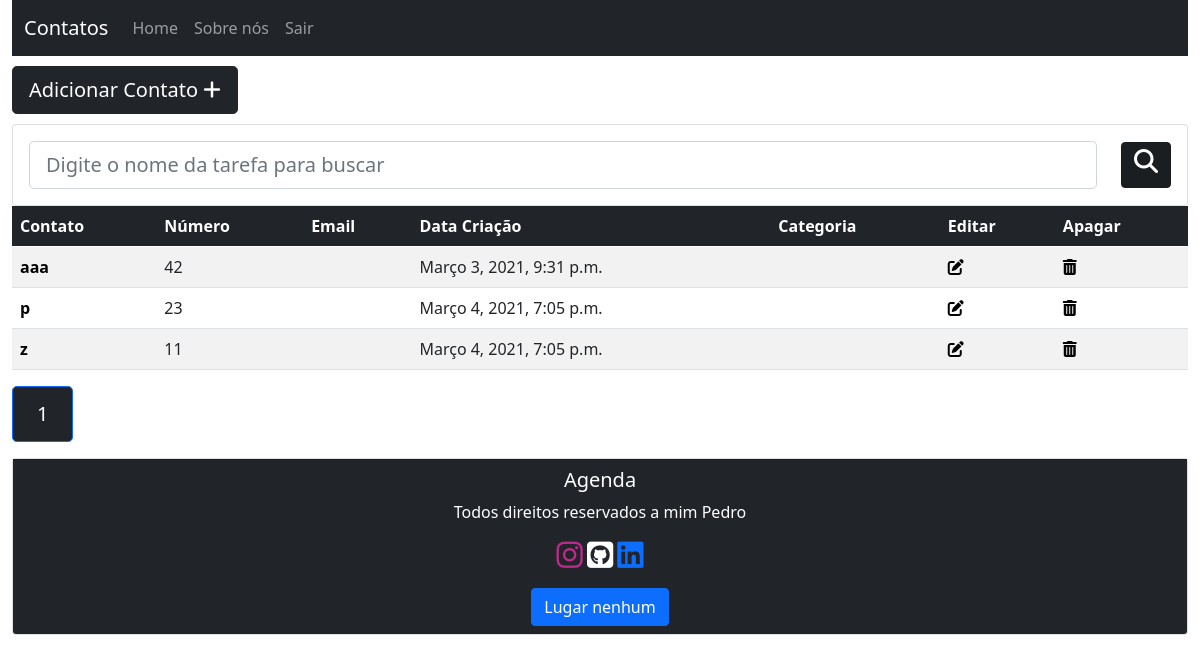
Page / (signed in) on the earlier database version.
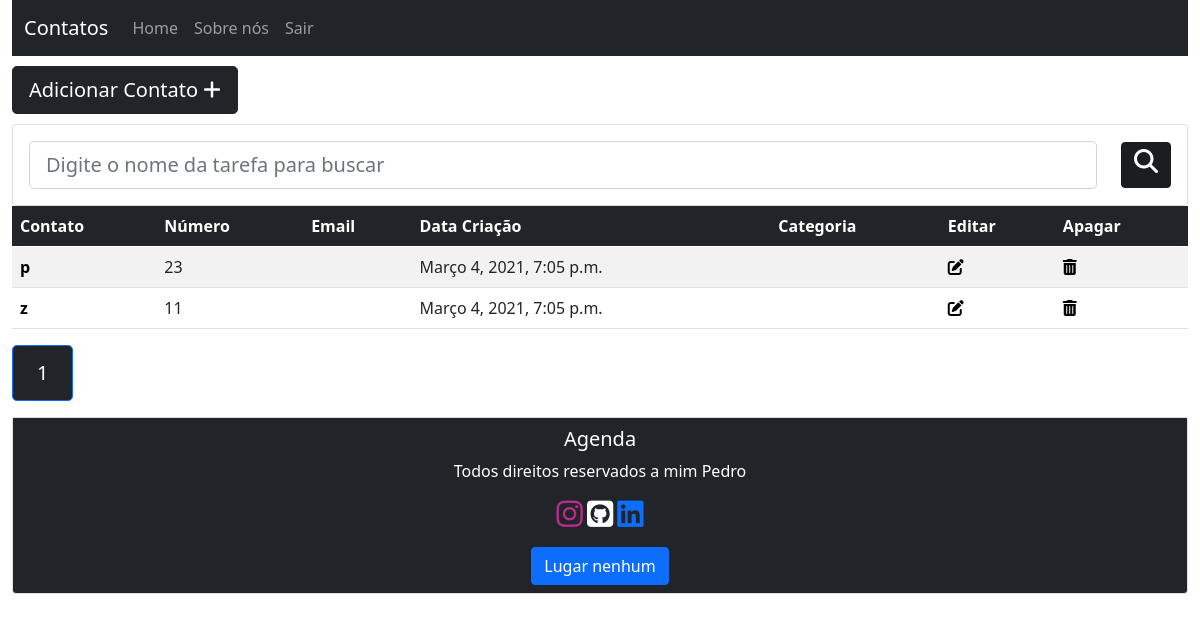
Same page on the later database version.
### contacts/models.py (models this page shows, shortened)
class Contact(models.Model):
    name = models.CharField(max_length=100)
    number = models.IntegerField()
    email = models.CharField(max_length=70, blank=True)
    creation_data = models.DateTimeField(default=timezone.now)
    description = models.TextField(blank=True)
    category = models.CharField(max_length=100, blank=True)
    user = models.ForeignKey(get_user_model(), on_delete=models.CASCADE)

### contacts/views.py (the view)
# urls.py: path('', views.contactsList, name='contacts-list'),
@login_required
def contactsList(request):
    search = request.GET.get('search')
    if search:
        contacts = Contact.objects.filter(name__icontains=search, user=request.user)
    else:
        contacts_list = Contact.objects.all().order_by('name').filter(user=request.user)
        paginator = Paginator(contacts_list, 10)
        page = request.GET.get('page')
        contacts = paginator.get_page(page)
    return render(request, 'contacts/list.html', {'contacts': contacts})

### contacts/templates/contacts/list.html (shortened to what this page needs)
{% extends 'base.html' %}
{% block content %}
<div>
<button type="button" class="btn btn-dark espaco btn-lg"><a href="newcontact/" class="link" style="color: white;">Adicionar Contato    <i class="fas fa-plus"></i></a></i></button>
<form method="GET" id="search-form" class="card card-sm">
  <div class="card-body row no-gutters align-items-center">
      <div class="col">
          <input class="form-control form-control-lg form-control-borderless" type="text" id="search" name="search"
          placeholder="Digite o nome da tarefa para buscar" value="{{ request.GET.search}}">
      </div>
      <div class="col-auto">
          <button  class="btn btn-dark active" type="submit"><i class="fas fa-search h4" id="search-btn" value="{{ request.GET.search}}"></i></button>
      </div>
  </div>
</form>
<table class="table table-hover table-striped table-responsive">
    <thead>
      <tr class="table-dark">
        <th scope="col">Contato</th>
        <th scope="col">Número</th>
        <th scope="col">Email</th>
        <th scope="col">Data Criação</th>
        <th scope="col">Categoria</th>
        <th scope="col">Editar</th>
        <th scope="col">Apagar</th>
      </tr>
    </thead>
    <tbody>
    {% for contact in contacts %}
        <tr>
          <th scope="row"><a href="/contact/{{ contact.id }}" class="link" style="color: black;">{{ contact.name }}</a></th>
            <td>{{ contact.number }}</td>
            <td>{{ contact.email }}</td>
            <td>{{ contact.creation_data }}</td>
            <td>{{ contact.category }}</td>
            <td><a href="edit/{{contact.id}}"><i class="fas fa-edit"></i></a></td>
            <td><a href="delete/{{contact.id}}" class="delete-btn"><i class="fas fa-trash-alt"></i></a></td>
        </tr>
    {% endfor %}
  </tbody>
  </table>
  <div class="pagination ">
    <ul class="pagination pagination-lg">
        {% for pagina in contacts.paginator.page_range %}
          {% if contacts.number == pagina %}
            <li class="page-item active"><a class="page-link bg-dark" href="?page={{ pagina }}&termo={{ request.GET.termo }}">{{ pagina }}</a></li>
          {% else %}
            <li class="page-item"><a class="page-link" href="?page={{ pagina }}&termo={{ request.GET.termo }}">{{ pagina }}</a></li>
          {%endif%}
        {% endfor %}
    </ul>
  </div>
</div>
{% endblock %}

Differences in the rows shown:
removed Contact: name "aaa", number "42", creation_data "Março 3, 2021, 9:31 p.m."
